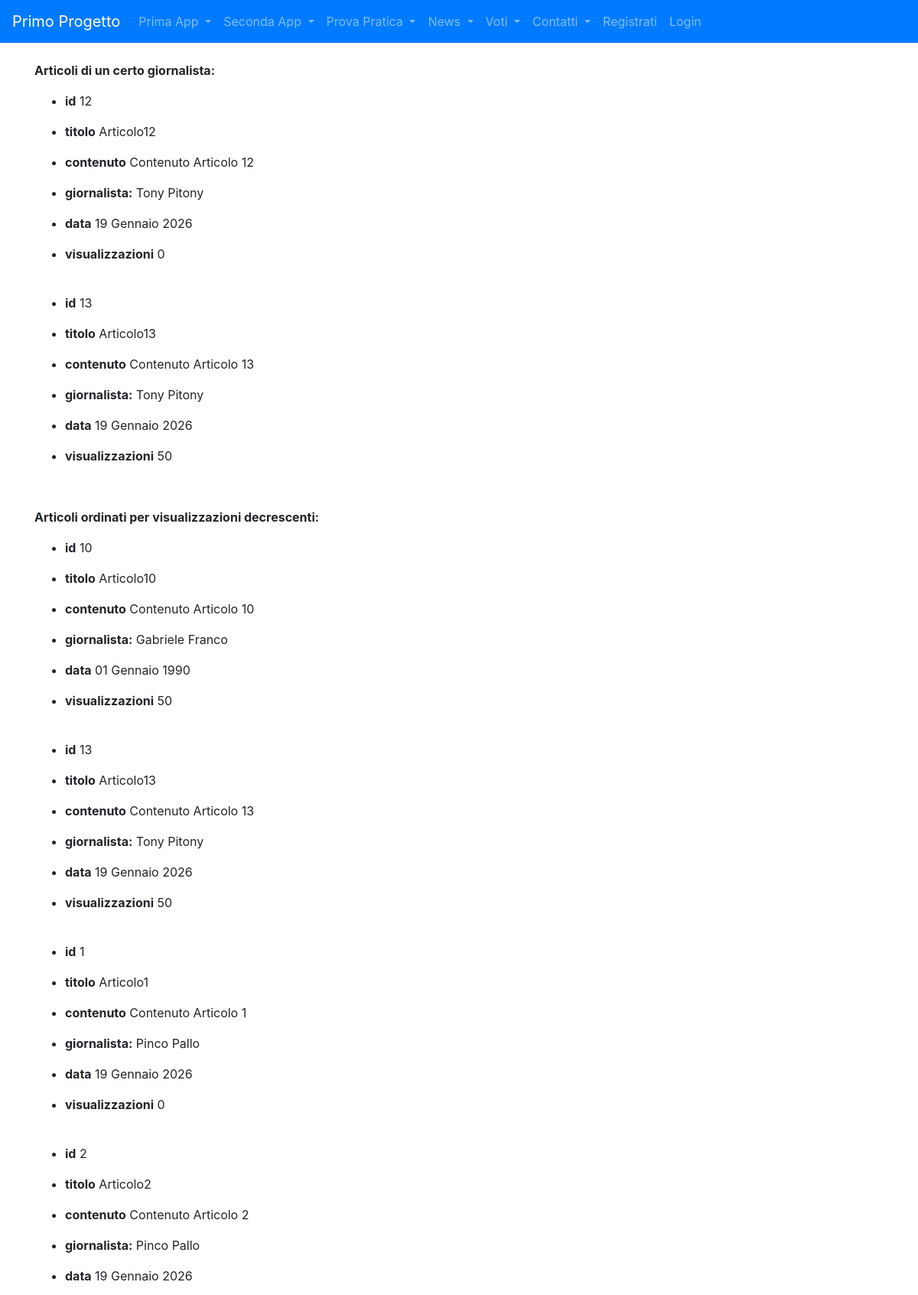
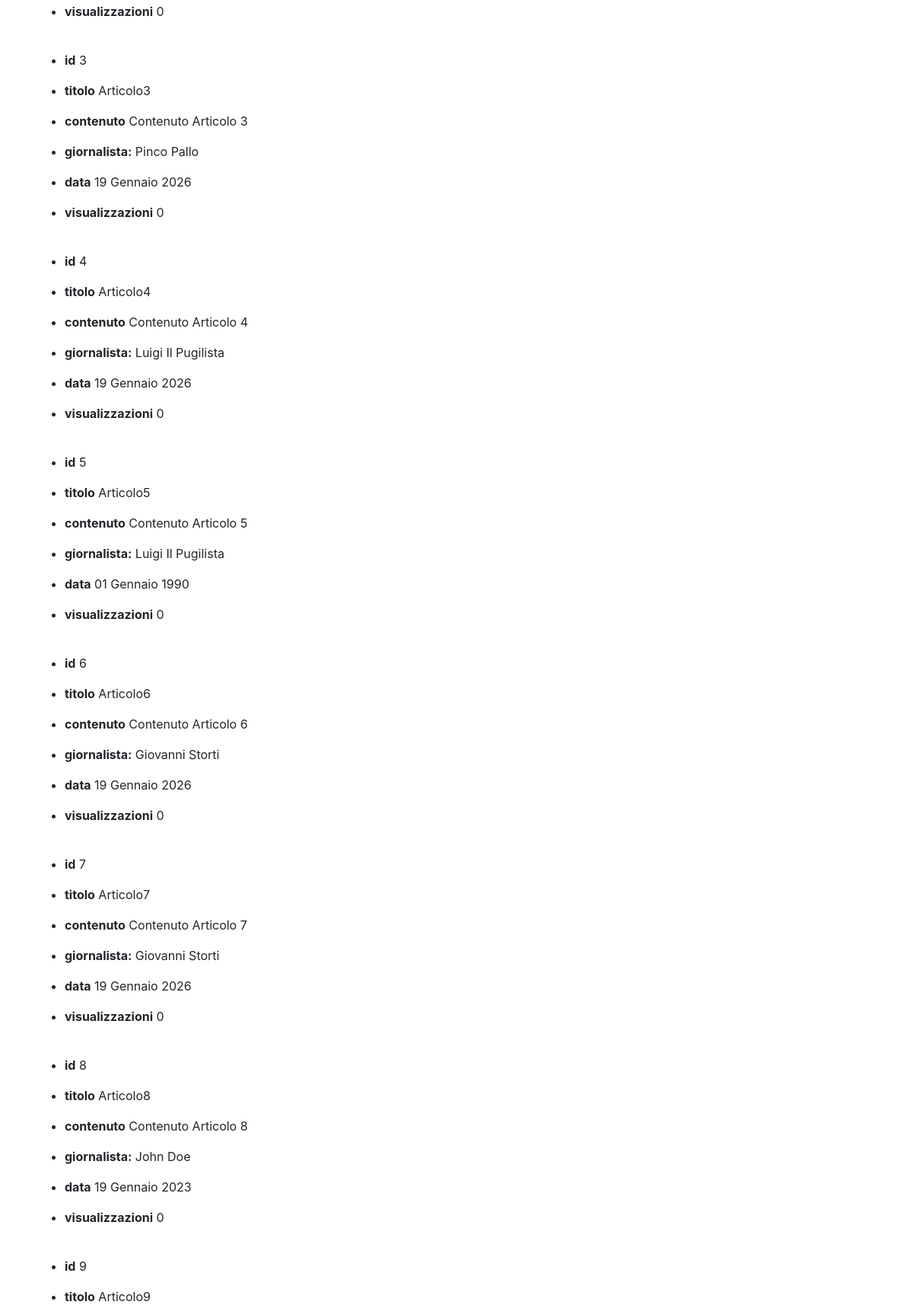
Page /news/query_base/ (upper part) on the committed database (2 pictures, top to bottom).
### news/models.py (models this page shows, shortened)
class Articolo (models.Model):
    titolo = models.CharField(max_length=100)
    contenuto = models.TextField()
    giornalista = models.ForeignKey(Giornalista, on_delete=models.CASCADE, related_name="articoli")
    data = models.DateField(blank=True)
    visualizzazioni = models.IntegerField(default=0, blank=True)
    class Meta:
        verbose_name = "Articolo"
        verbose_name_plural = "Articoli"

class Giornalista (models.Model):
    nome = models.CharField (max_length=20)
    cognome = models.CharField(max_length=20)
    anno_di_nascita = models.DateField(blank=True)
    class Meta:
        verbose_name = "Giornalista"
        verbose_name_plural = "Giornalisti"

### news/views.py (the view)
# urls.py: path("query_base/",queryBase, name="query_base"),
def queryBase (request):
    articoli_cognome = Articolo.objects.filter(giornalista__cognome='Pitony')
    numero_totale_articoli = Articolo.objects.count()
    giornalista_1 = Giornalista.objects.get( id = 2 )
    numero_articoli_giornalista_1 = Articolo.objects.filter(giornalista=giornalista_1).count()
    articoli_ordinati = Articolo.objects.order_by('-visualizzazioni')
    articoli_senza_visualizzazioni = Articolo.objects.filter(visualizzazioni=0)
    articolo_piu_visualizzato = Articolo.objects.order_by('-visualizzazioni').first()
    giornalisti_data = Giornalista.objects.filter(anno_di_nascita__gt = datetime.date(1990, 1, 1))
    articoli_del_giorno = Articolo.objects.filter(data=datetime.date(2023, 1, 1))
    articoli_periodo = Articolo.objects.filter(data__range=(datetime.date(2023, 1, 1), datetime.date(2023, 12, 31)))
    giornalisti_nati = Giornalista.objects.filter(anno_di_nascita__lt=datetime.date (1980, 1, 1))
    articoli_giornalisti = Articolo.objects.filter(giornalista__in=giornalisti_nati)
    giornalista_giovane= Giornalista.objects.order_by('anno_di_nascita').first()
    giornalista_anziano=Giornalista.objects.order_by('-anno_di_nascita').first()
    ultimi=Articolo.objects.order_by('-data')[:5]
    articoli_minime_visualizzazioni=Articolo.objects.filter(visualizzazioni__gte=100)
    articoli_parola=Articolo.objects.filter(titolo__icontains='importante')
    articoli_mese_anno = Articolo.objects.filter(data__month=1, data__year=2023)
    giornalisti_con_articoli_popolari = Giornalista.objects.filter(articoli__visualizzazioni__gte=100).distinct()
    """
    Spiegazione dettagliata:
    Giornalista.objects: Inizia dalla classe del modello Giornalista. .filter(articoli_visualizzazioni_gte=100): Utilizza il metodo filter()
    per filtrare i giornalisti in base al campo visualizzazioni nel modello Articolo. La notazione articoli_visualizzazioni indica che si sta
    seguendo la relazione inversa dalla classe Giornalista alla classe Articolo attraverso il campo ForeignKey giornalista nel modello
    Articolo.distinct(): E' un metodo assicura che i risultati siano distinti, eliminando eventuali duplicati. In questo caso, ciò è
    utile perché un giornalista potrebbe essere associato a più articoli che soddisfano il criterio, e vogliamo ottenere solo una volta
    ogni giornalista che ha scritto almeno un articolo popolare.
    """
    data = datetime.date(1990, 1, 1)
    visualizzazioni = 50
    articoli_con_and = Articolo.objects.filter(giornalista__anno_di_nascita__gt=data, visualizzazioni__gte=visualizzazioni)
    from django.db.models import Q
    articoli_con_or = Articolo.objects.filter(
        Q(giornalista__anno_di_nascita__gt=data) | Q(visualizzazioni__lte=visualizzazioni))
    articoli_con_not = Articolo.objects.filter(~Q(giornalista__anno_di_nascita__lt=data))
    articoli_con_not = Articolo.objects.exclude(giornalista__anno_di_nascita__lt=data)
    context = \
        {
            'risultati_no_ciclo':
                {
                    'numero totale articoli': ('Numero totale di articoli',numero_totale_articoli),
                    'articolo_piu_visualizzato': ("Articolo più visualizzato",articolo_piu_visualizzato),
                    'giornalista_giovane': ("Giornalista più giovane",giornalista_giovane),
                    'giornalista_anziano': ("Giornalista più anziano",giornalista_anziano),
                },
           'risultati_ciclo':
                {
                    'articoli_cognome': ("Articoli di un certo giornalista", articoli_cognome),
                    'articoli_ordinati': ('Articoli ordinati per visualizzazioni decrescenti', articoli_ordinati),
                    'numero_articoli_giornalista_1': ("Numero di articoli del primo giornalista",numero_articoli_giornalista_1),
                    'articoli_senza_visualizzazioni': ("Articoli senza visualizzazioni",articoli_senza_visualizzazioni),
                    'giornalisti_data': ("Giornalisti nati in una certa data",giornalisti_data),
                    'articoli_del_giorno': ("Articoli pubblicati in una specifica data",articoli_del_giorno),
                    'articoli_periodo': ("Articoli pubblicati in uno specifico periodo",articoli_periodo),
                    'articoli_giornalisti': ("Articoli scritti da giornalisti nati prima del 1990",articoli_giornalisti),
                    'ultimi': ("Ultimi 5 articoli pubblicati",ultimi),
                    'articoli_minime_visualizzazioni': ("Articoli con un minimo numero di visualizzazioni",articoli_minime_visualizzazioni),
                    'articoli_parola': ("Articoli con una certa parola nel titolo",articoli_parola),
                    'articoli_mese_anno':("Articoli di un certo mese in un certo anno",articoli_mese_anno),
                    'giornalisti_con_articoli_popolari':("Giornalisti con articoli popolari",giornalisti_con_articoli_popolari),
                    'articoli_con_and':("Articoli con and",articoli_con_and),
                    'articoli_con_or':("Articoli con or",articoli_con_or),
                    'articoli_con_not':("Articoli con not",articoli_con_not),
                }
    }
    return render(request, 'news/query.html', context)

### news/templatetags/giornalista_tags.py (called while the page is built)
@register.filter
def get_nome_giornalista(value):
    try:
        giornalista = Giornalista.objects.get(id=value)
        return f"{giornalista.nome} {giornalista.cognome}"
    except Giornalista.DoesNotExist:
        return "N/A"

### news/templates/news/query.html (shortened to what this page needs)
{% extends 'base.html' %}
{%block content%}
    {% load giornalista_tags %}
    {% for consegna in risultati_ciclo.values %}
        <p><strong>{{consegna.0}}:</strong></p>
        <ul>
            {% for dizionario in consegna.1.values %}
                {% for key, content in dizionario.items %}
                        {% if key == "giornalista_id" %}
                            <li><p><strong>giornalista:</strong> {{ content|get_nome_giornalista }}</p></li>
                        {% else %}
                            <li><p><strong>{{ key }}</strong> {{ content }}</p></li>
                        {% endif %}
                        {% if key == "visualizzazioni" or key == "anno_di_nascita" %}
                            <br>
                        {% endif %}
                {% endfor %}
            {% endfor %}
        </ul>
    {% endfor %}
{%endblock content%}

### rows in the picture
Articolo: dizionario "id" "titolo" "contenuto" "data" "visualizzazioni", dizionario "12" "Articolo12" "Contenuto Articolo 12" "19 Gennaio 2026" "0"
Giornalista: dizionario "Tony Pitony" "Tony Pitony" "Tony Pitony"
Articolo: dizionario "id" "titolo" "contenuto" "data" "visualizzazioni" "id" "titolo" "contenuto" "data" "visualizzazioni", dizionario "13" "Articolo13" "Contenuto Articolo 13" "19 Gennaio 2026" "50" "13" "Articolo13" "Contenuto Articolo 13" "19 Gennaio 2026" "50"
Articolo: dizionario "id" "titolo" "contenuto" "data" "visualizzazioni", dizionario "10" "Articolo10" "Contenuto Articolo 10" "01 Gennaio 1990" "50"
Giornalista: dizionario "Gabriele Franco"
Articolo: dizionario "id" "titolo" "contenuto" "data" "visualizzazioni", dizionario "1" "Articolo1" "Contenuto Articolo 1" "19 Gennaio 2026" "0"
Giornalista: dizionario "Pinco Pallo" "Pinco Pallo" "Pinco Pallo"
Articolo: dizionario "id" "titolo" "contenuto" "data" "visualizzazioni", dizionario "2" "Articolo2" "Contenuto Articolo 2" "19 Gennaio 2026" "0"
Articolo: dizionario "id" "titolo" "contenuto" "data" "visualizzazioni", dizionario "3" "Articolo3" "Contenuto Articolo 3" "19 Gennaio 2026" "0"
Articolo: dizionario "id" "titolo" "contenuto" "data" "visualizzazioni", dizionario "4" "Articolo4" "Contenuto Articolo 4" "19 Gennaio 2026" "0"
Giornalista: dizionario "Luigi Il Pugilista" "Luigi Il Pugilista"
Articolo: dizionario "id" "titolo" "contenuto" "data" "visualizzazioni", dizionario "5" "Articolo5" "Contenuto Articolo 5" "01 Gennaio 1990" "0"
Articolo: dizionario "id" "titolo" "contenuto" "data" "visualizzazioni", dizionario "6" "Articolo6" "Contenuto Articolo 6" "19 Gennaio 2026" "0"
Giornalista: dizionario "Giovanni Storti" "Giovanni Storti"
Articolo: dizionario "id" "titolo" "contenuto" "data" "visualizzazioni", dizionario "7" "Articolo7" "Contenuto Articolo 7" "19 Gennaio 2026" "0"
Articolo: dizionario "id" "titolo" "contenuto" "data" "visualizzazioni", dizionario "8" "Articolo8" "Contenuto Articolo 8" "19 Gennaio 2023" "0"
Giornalista: dizionario "John Doe"
Articolo: dizionario "id" "titolo", dizionario "9" "Articolo9"

### other values in the picture
{{ consegna.0 }} "Articoli di un certo giornalista" "Articoli ordinati per visualizzazioni decrescenti"
